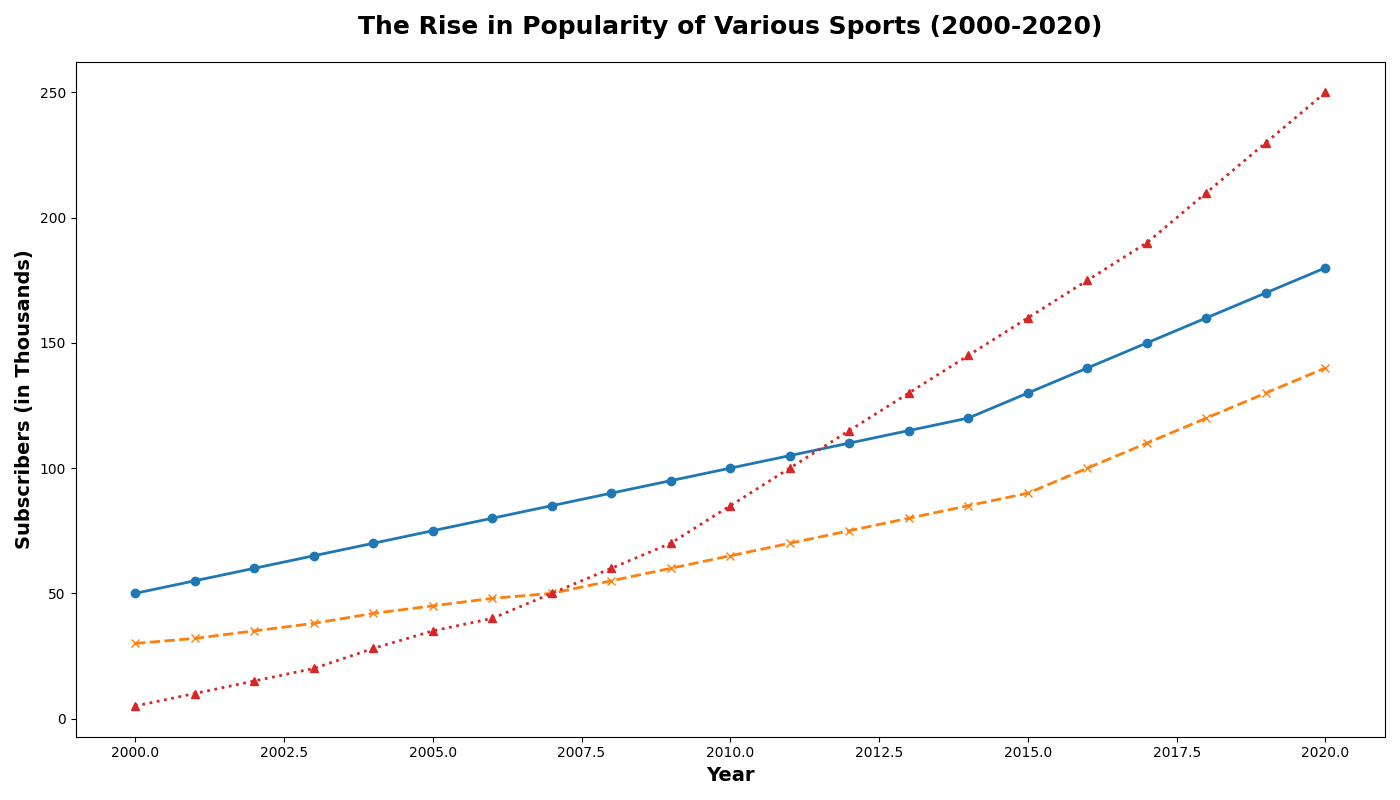

Here is the Python script that generated this plot:
import matplotlib.pyplot as plt
import numpy as np

# Data representing the subscription counts for three sports from 2000 to 2020
years = np.arange(2000, 2021)
soccer_subs = [50, 55, 60, 65, 70, 75, 80, 85, 90, 95, 100, 105, 110, 115, 120, 130, 140, 150, 160, 170, 180]
basketball_subs = [30, 32, 35, 38, 42, 45, 48, 50, 55, 60, 65, 70, 75, 80, 85, 90, 100, 110, 120, 130, 140]
esports_subs = [5, 10, 15, 20, 28, 35, 40, 50, 60, 70, 85, 100, 115, 130, 145, 160, 175, 190, 210, 230, 250]

# Creating the figure and Subplots
fig, ax = plt.subplots(1, 1, figsize=(14, 8))

# Plotting multiple line plots
ax.plot(years, soccer_subs, marker='o', linestyle='-', linewidth=2, color='#1f77b4')
ax.plot(years, basketball_subs, marker='x', linestyle='--', linewidth=2, color='#ff7f0e')
ax.plot(years, esports_subs, marker='^', linestyle=':', linewidth=2, color='#d62728')

# Adding Chart Titles and Labels
ax.set_title('The Rise in Popularity of Various Sports (2000-2020)', fontsize=18, fontweight='bold', pad=20)
ax.set_xlabel('Year', fontsize=14, fontweight='semibold')
ax.set_ylabel('Subscribers (in Thousands)', fontsize=14, fontweight='semibold')

# Automatically adjust layout to prevent overlapping
plt.tight_layout()

# Display the plot
plt.show()
